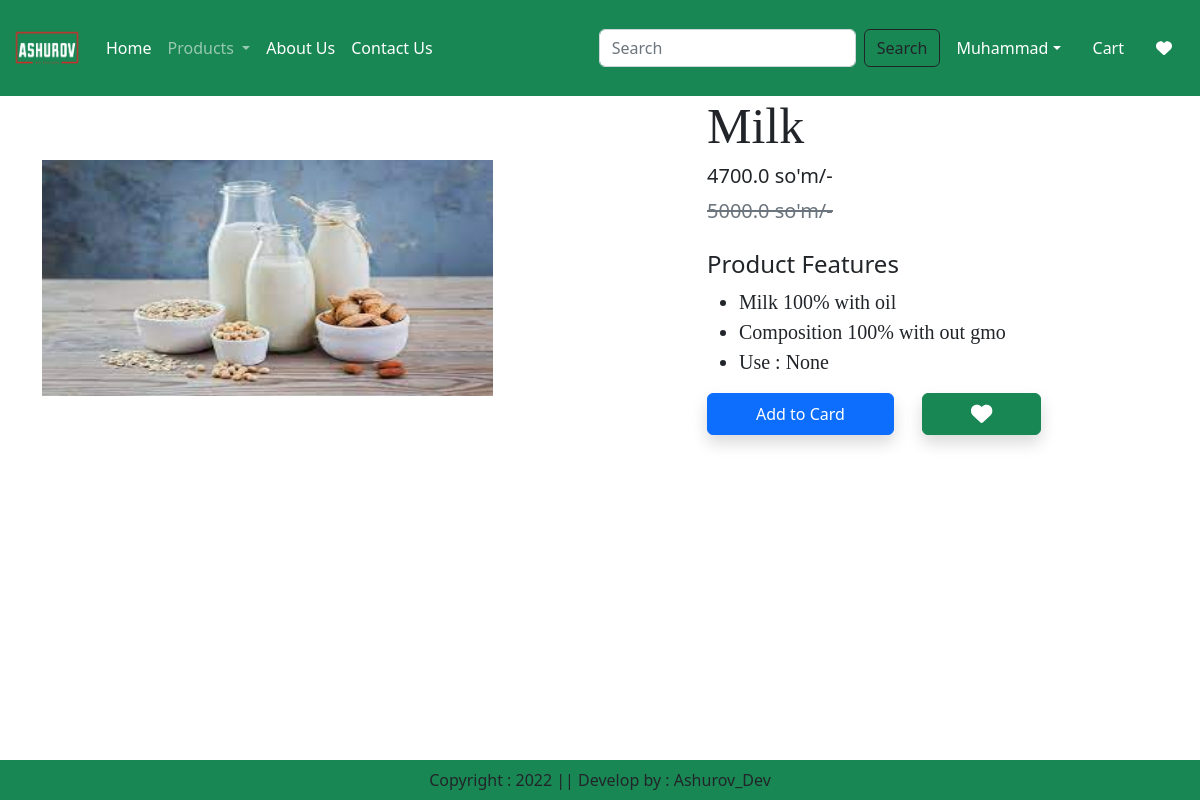
Page /product-detail/1 (signed in) on the committed database.
### app/models.py (models this page shows, shortened)
class Product(models.Model):
    title = models.CharField(max_length=100)
    selling_price = models.FloatField()
    discounted_price = models.FloatField()
    description = models.TextField()
    composition = models.TextField(default='')
    prodapp = models.TextField(default='')
    category = models.CharField(choices=CATEGORY_CHOICES, max_length=2)
    product_image = models.ImageField(upload_to='product')

### app/views.py (the view)
# urls.py: path('product-detail/<int:pk>', ProductDetail.as_view(), name='product-detail'),
@method_decorator(login_required, name='dispatch')
class ProductDetail(View):
    def get(self, request, pk):
        product = Product.objects.get(pk=pk)
        wishlist = Wishlist.objects.filter(Q(product=product) & Q(user=request.user))
        totalitem = 0
        wishitem = 0
        if request.user.is_authenticated:
            totalitem = len(Cart.objects.filter(user=request.user))
            wishitem = len(Wishlist.objects.filter(user=request.user))
        return render(request, "app/productdetail.html", locals())

### app/templates/app/productdetail.html (shortened to what this page needs)
{% extends 'app/base.html' %}
{% load static %}
{% block main-content %}
    <div class="container">
        <div class="row flex justify-content-between">
            <div class="img2 col-lg-5 mt-5">
                <img src="{{ product.product_image.url }}" class="image col-xs-6
                col-sm-12 col-lg-12 mt-3 text-sm-center w-100 h-75" alt="">
            </div>
            <div class="productdetail col-lg-5">
                <h1 style="font-family: Georgina; font-size: 50px;">{{ product.title }}</h1>
                <h5>{{ product.discounted_price }} so'm/-</h5>
                <small class="text-decoration-line-through text-muted
                fs-5"><del>{{ product.selling_price }} so'm/-</del></small>
                <br><br><h4>Product Features</h4>
                <ul class="fs-5" style="font-family: Rajdhani;">
                    <li>{{ product.description }}</li>
                    <li>Composition {{ product.composition }}</li>
                    <li>Use : {{ product.prodapp }}</li>
                </ul>
                <form action="/add-to-cart" class="d-inline">
                    <button type="submit" class="btn btn-primary shadow px-5 py-2">Add to Card</button>
                </form>
                {% if wishlist %}
                <a pid={{product.id}} class="minus-wishlist btn btn-danger shadow px-5 py-2 ms-4"><i class="fas fa-heart fa-lg"></i></a>
                {% else %}
                <a pid={{product.id}} class="plus-wishlist btn btn-success shadow px-5 py-2 ms-4"><i class="fas fa-heart fa-lg"></i></a>
                {% endif %}
            </div>
        </div>
    </div>
{% endblock main-content %}

### app/templates/app/base.html (shortened to what this page needs)
<!DOCTYPE html>
{% load static %}
<html lang="en">
<head>
    <link href="https://cdn.jsdelivr.net/npm/bootstrap@5.2.3/dist/css/bootstrap.min.css" rel="stylesheet">
    <link rel="stylesheet" href="https://cdnjs.cloudflare.com/ajax/libs/font-awesome/6.2.1/css/all.min.css" />
    <link rel="stylesheet" href="{% static 'app/css/owl.carousel.min.css' %}">
    <link rel="stylesheet" href="{% static 'app/css/all.min.css' %}">
    <link rel="stylesheet" href="{% static 'app/css/style.css' %}">
</head>
<body>
    <nav class="navbar navbar-expand-lg navbar-dark bg-success">
      <div class="container-fluid">
        <a class="navbar-brand" href="{% url 'home' %}">
            <img src="{% static 'app/images/product/Logo_white.png' %}" width="70" height="70"/>
        </a>
        <div class="collapse navbar-collapse" id="navbarSupportedContent">
          <ul class="navbar-nav me-auto mb-2 mb-lg-0">
            {% if request.user.is_authenticated %}
            <li class="nav-item">
              <a class="nav-link active" aria-current="page" href="/">Home</a>
            </li>
            <li class="nav-item dropdown">
              <a class="nav-link dropdown-toggle" href="#" role="button" data-bs-toggle="dropdown" aria-expanded="false">
                Products
              </a>
            </li>
            <li class="nav-item">
              <a class="nav-link text-white" href="{% url 'about' %}">About Us</a>
            </li>
            <li class="nav-item">
              <a class="nav-link text-white" href="{% url 'contact' %}">Contact Us</a>
            </li>
          </ul>
          <form class="d-flex" role="search" action="/search">
            <input class="form-control me-2" type="search" placeholder="Search" name="search" aria-label="Search">
            <button class="btn btn-outline-dark" type="submit">Search</button>
          </form>
        </div>
        <ul class="navbar-nav me-auto mb-2 mb-lg-0">
            <li class="nav-item dropdown mx-2">
                <a class="nav-link dropdown-toggle text-white" href="#"
                id="profileDropdown" role="button" data-bs-toggle="dropdown"
                aria-expanded="false">{{ user|title }}</a>
            </li>
            <li class="nav-item mx-2">
                <a href="{% url 'showcart' %}" class="nav-link text-white"> Cart</a>
            </li>
            <li class="nav-item mx-2">
                <a href="{% url 'showwishlist' %}" class="nav-link text-white">
                    <i class="fa fa-heart"></i></a>
            </li>
            {% endif %}
        </ul>
      </div>
    </nav>
    {% block main-content %}{% endblock main-content %}
    <br><br>
    <br><br>
    <br><br>
    <br><br>
    <footer class="container-fluid fixed-bottom bg-success text-center p-2 mt-5">
        Copyright : 2022  || Develop by : Ashurov_Dev
    </footer>
</body>
</html>

### rows in the picture
Product: product_image (picture), title "Milk", discounted_price "4700.0", selling_price "5000.0", description "Milk 100% with oil", composition "100% with out gmo", prodapp "None"

### other values in the picture
{{ user|title }} "Muhammad"
